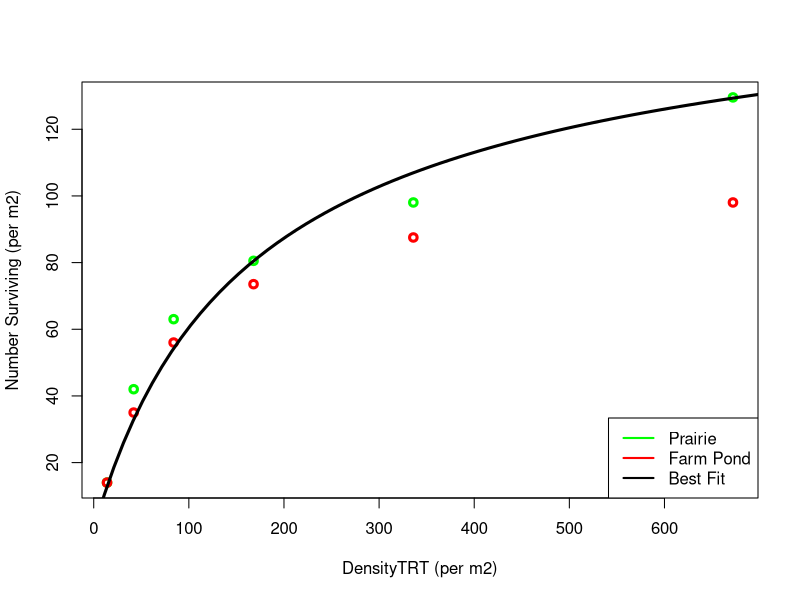

The R script that drew this image:

nsteps=1000

Stmax=1
d=seq(0,0.1,length=nsteps)
gamma=seq(0,3,length=nsteps)

DensityTRT=c(14,42,84,168,336,672)
SObsPrairie=c(14.00560224,42.01680672,63.02521008,80.53221289,98.03921569,129.5518207)
SObsPond=c(14.00560224,35.0140056,56.02240896,73.52941176,87.53501401,98.03921569)

SEst=rep(0,length(DensityTRT))
Resid=rep(0,length(DensityTRT))
sumResid=matrix(0,nsteps,nsteps)

for (k in 1:nsteps){
for (j in 1:nsteps){

	for (i in 1:length(DensityTRT)){
		SEst[i]=DensityTRT[i]*Stmax/((1+d[k]*DensityTRT[i])^gamma[j])
		Resid[i]=abs(SObsPrairie[i]-SEst[i])
	}

sumResid[k,j]=sum(Resid)

}
}

minloc=which(sumResid==min(sumResid), arr.ind=TRUE)		#finds the matrix address of the minumum value of sumResid
min(sumResid)								#prints the minimum sumResid value
minloc									#prints matrix address of the minimum sumResid value
d[minloc[1]]								#prints the best fit d value (associated with the first value in minloc)
gamma[minloc[2]]								#prints the best fit gamma value (associated with the second value in minloc)

plot(DensityTRT,SObsPrairie,xlab="DensityTRT (per m2)", ylab="Number Surviving (per m2)", col="green",lwd=3)
points(DensityTRT,SObsPond,xlab="DensityTRT (per m2)", ylab="Number Surviving (per m2)", col="red",lwd=3)
legend("bottomright",c("Prairie","Farm Pond", "Best Fit"),col=c("green","red","black"),lwd=c(2))

nsteps=100
Meta=rep(0,nsteps)
T=seq(1,1000,length=nsteps)

for (i in 1:nsteps){
	Meta[i]=T[i]*Stmax/((1+d[minloc[1]]*T[i])^gamma[minloc[2]])
}

lines(T,Meta,lwd=3)
